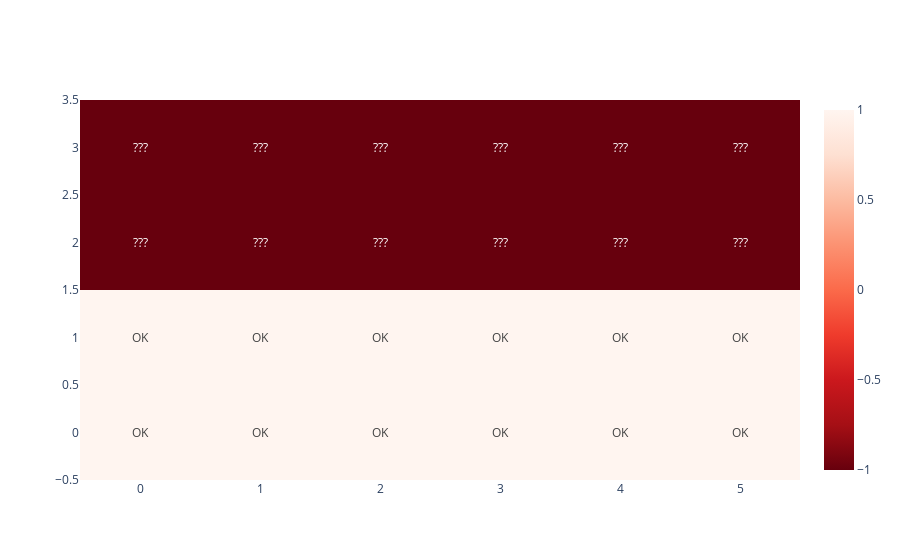

The code cell stored with this chart in its notebook:
### Code cell
fig = go.Figure(data=go.Heatmap(z=im_timestamps_diff_OK,text=im_timestamps_diff_OK_txt,texttemplate="%{text}",colorscale='reds_r',zmax=1,zmin=-1))
fig.show()

### Figure 1 — Plotly figure (JSON) as saved in the notebook; plotly's stock layout.template omitted (floating-point values rounded to 4 significant figures)
{"data": [{"colorscale": [[0, "rgb(103,0,13)"], [0.125, "rgb(165,15,21)"], [0.25, "rgb(203,24,29)"], [0.375, "rgb(239,59,44)"], [0.5, "rgb(251,106,74)"], [0.625, "rgb(252,146,114)"], [0.75, "rgb(252,187,161)"], [0.875, "rgb(254,224,210)"], [1, "rgb(255,245,240)"]], "text": [["OK", "OK", "OK", "OK", "OK", "OK"], ["OK", "OK", "OK", "OK", "OK", "OK"], ["???", "???", "???", "???", "???", "???"], ["???", "???", "???", "???", "???", "???"]], "texttemplate": "%{text}", "type": "heatmap", "z": [[1, 1, 1, 1, 1, 1], [1, 1, 1, 1, 1, 1], [-1, -1, -1, -1, -1, -1], [-1, -1, -1, -1, -1, -1]], "zmax": 1, "zmin": -1}], "layout": {}}
